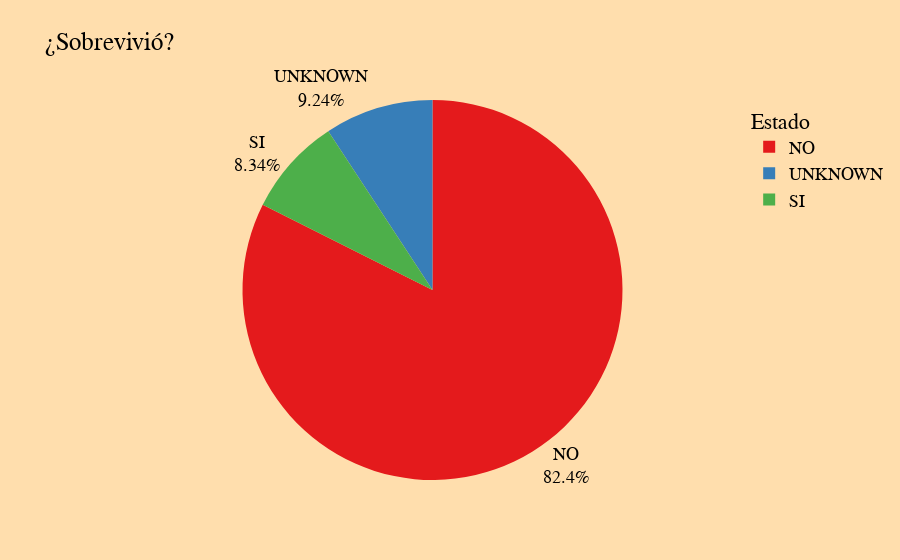

Source (notebook cell):
### Code cell
fig2.update_traces(textposition ='outside',
                  textinfo = 'label+percent')
fig2.update_layout(paper_bgcolor='navajowhite',
                  legend_title = 'Estado',
                  font = dict(
                      family = "Helvetica",
                      size = 18,
                      color = 'black'
                  ))

fig2.show()

### Figure 1 — Plotly figure (JSON) as saved in the notebook; plotly's stock layout.template omitted (floating-point values rounded to 4 significant figures)
{"data": [{"domain": {"x": [0, 1], "y": [0, 1]}, "hovertemplate": "Status=%{label}<br>Count=%{value}<extra></extra>", "labels": ["NO", "UNKNOWN", "SI"], "legendgroup": "", "name": "", "showlegend": true, "textinfo": "label+percent", "textposition": "outside", "type": "pie", "values": [1837, 206, 186]}], "layout": {"font": {"color": "black", "family": "Helvetica", "size": 18}, "legend": {"title": {"text": "Estado"}, "tracegroupgap": 0}, "paper_bgcolor": "navajowhite", "piecolorway": ["rgb(228,26,28)", "rgb(55,126,184)", "rgb(77,175,74)", "rgb(152,78,163)", "rgb(255,127,0)", "rgb(255,255,51)", "rgb(166,86,40)", "rgb(247,129,191)", "rgb(153,153,153)"], "title": {"text": "¿Sobrevivió?"}}}
